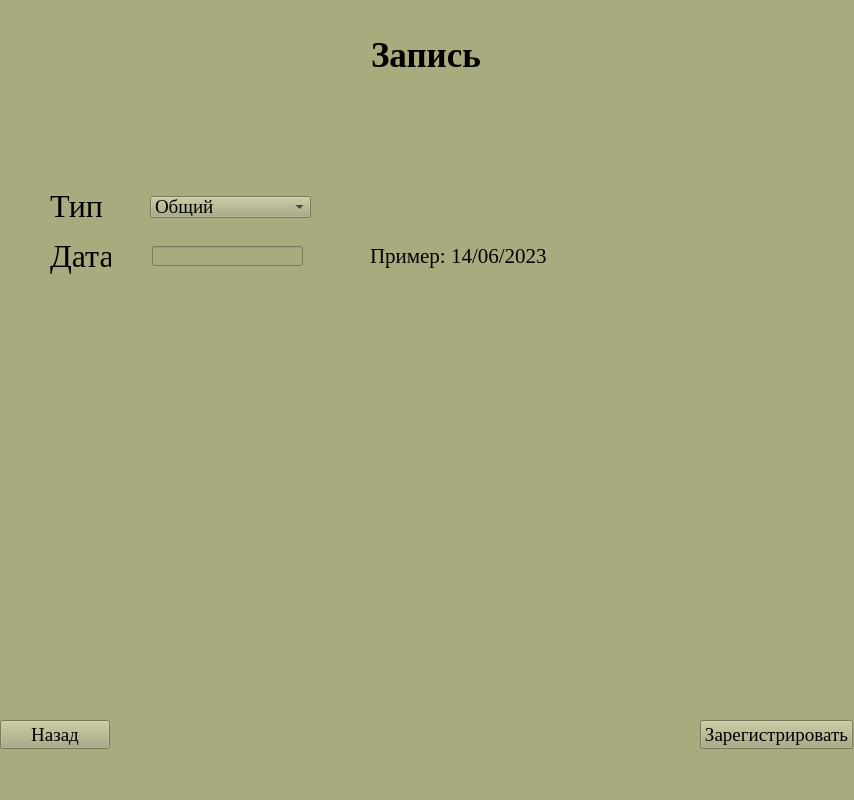
<?xml version="1.0" encoding="UTF-8"?>
<ui version="4.0">
 <class>MainWindow</class>
 <widget class="QMainWindow" name="MainWindow">
  <property name="enabled">
   <bool>true</bool>
  </property>
  <property name="geometry">
   <rect>
    <x>0</x>
    <y>0</y>
    <width>854</width>
    <height>800</height>
   </rect>
  </property>
  <property name="windowTitle">
   <string>MainWindow</string>
  </property>
  <property name="styleSheet">
   <string notr="true">background-color: rgb(170, 170, 127);</string>
  </property>
  <widget class="QWidget" name="centralwidget">
   <widget class="QLabel" name="label">
    <property name="geometry">
     <rect>
      <x>371</x>
      <y>30</y>
      <width>112</width>
      <height>50</height>
     </rect>
    </property>
    <property name="font">
     <font>
      <family>Times New Roman</family>
      <pointsize>26</pointsize>
      <weight>75</weight>
      <italic>false</italic>
      <bold>true</bold>
      <underline>false</underline>
      <strikeout>false</strikeout>
      <stylestrategy>PreferDefault</stylestrategy>
     </font>
    </property>
    <property name="cursor">
     <cursorShape>ArrowCursor</cursorShape>
    </property>
    <property name="mouseTracking">
     <bool>false</bool>
    </property>
    <property name="tabletTracking">
     <bool>false</bool>
    </property>
    <property name="acceptDrops">
     <bool>false</bool>
    </property>
    <property name="autoFillBackground">
     <bool>false</bool>
    </property>
    <property name="text">
     <string>Запись</string>
    </property>
   </widget>
   <widget class="QLabel" name="label_2">
    <property name="enabled">
     <bool>true</bool>
    </property>
    <property name="geometry">
     <rect>
      <x>50</x>
      <y>180</y>
      <width>61</width>
      <height>51</height>
     </rect>
    </property>
    <property name="font">
     <font>
      <family>Times New Roman</family>
      <pointsize>24</pointsize>
     </font>
    </property>
    <property name="text">
     <string>Тип</string>
    </property>
   </widget>
   <widget class="QComboBox" name="comboBox">
    <property name="geometry">
     <rect>
      <x>150</x>
      <y>196</y>
      <width>161</width>
      <height>22</height>
     </rect>
    </property>
    <property name="font">
     <font>
      <family>Times New Roman</family>
      <pointsize>14</pointsize>
     </font>
    </property>
    <item>
     <property name="text">
      <string>Общий</string>
     </property>
    </item>
    <item>
     <property name="text">
      <string>Функц</string>
     </property>
    </item>
    <item>
     <property name="text">
      <string>Биохим</string>
     </property>
    </item>
    <item>
     <property name="text">
      <string>Привив</string>
     </property>
    </item>
   </widget>
   <widget class="QLabel" name="label_3">
    <property name="enabled">
     <bool>true</bool>
    </property>
    <property name="geometry">
     <rect>
      <x>50</x>
      <y>230</y>
      <width>61</width>
      <height>51</height>
     </rect>
    </property>
    <property name="font">
     <font>
      <family>Times New Roman</family>
      <pointsize>24</pointsize>
     </font>
    </property>
    <property name="text">
     <string>Дата</string>
    </property>
   </widget>
   <widget class="QLineEdit" name="lineEdit">
    <property name="geometry">
     <rect>
      <x>152</x>
      <y>246</y>
      <width>151</width>
      <height>20</height>
     </rect>
    </property>
   </widget>
   <widget class="QLabel" name="label_4">
    <property name="enabled">
     <bool>true</bool>
    </property>
    <property name="geometry">
     <rect>
      <x>370</x>
      <y>230</y>
      <width>191</width>
      <height>51</height>
     </rect>
    </property>
    <property name="font">
     <font>
      <family>Times New Roman</family>
      <pointsize>16</pointsize>
     </font>
    </property>
    <property name="text">
     <string>Пример: 14/06/2023</string>
    </property>
   </widget>
   <widget class="QPushButton" name="pushButton_2">
    <property name="geometry">
     <rect>
      <x>700</x>
      <y>720</y>
      <width>153</width>
      <height>29</height>
     </rect>
    </property>
    <property name="font">
     <font>
      <family>Times New Roman</family>
      <pointsize>14</pointsize>
     </font>
    </property>
    <property name="text">
     <string>Зарегистрировать</string>
    </property>
   </widget>
   <widget class="QPushButton" name="pushButton">
    <property name="geometry">
     <rect>
      <x>0</x>
      <y>720</y>
      <width>110</width>
      <height>29</height>
     </rect>
    </property>
    <property name="font">
     <font>
      <family>Times New Roman</family>
      <pointsize>14</pointsize>
     </font>
    </property>
    <property name="text">
     <string>Назад</string>
    </property>
   </widget>
  </widget>
  <widget class="QStatusBar" name="statusbar"/>
 </widget>
 <resources/>
 <connections/>
</ui>
